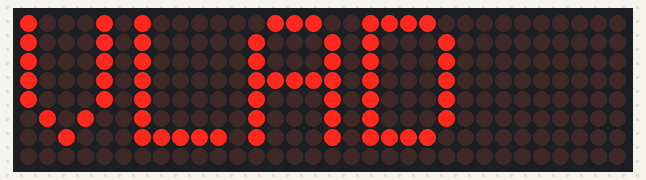
The sketch below on a simulated Arduino Uno, built with avr-gcc and run on an emulated ATmega328P. Parts: 32×8 LED matrix.

Above: at 0.1 s.
At 2.1 s:
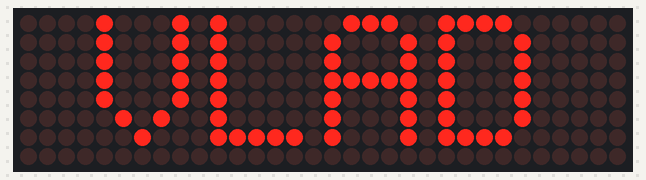
At 4.1 s:
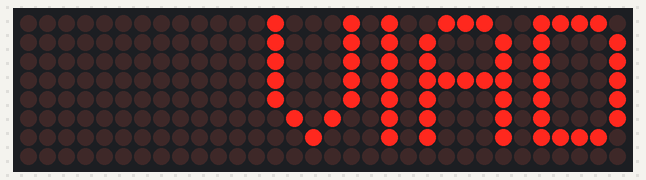
At 6.1 s:
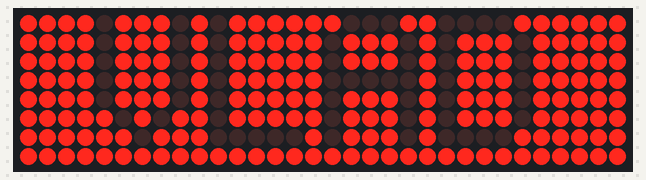

Measured:
- by itself, everything shown: repeats every 10.0 s, in 4 steps
- what the display in image 1 shows lasts 2.0 s, from 2.0 s to 4.0 s
- what the display in image 3 shows lasts 4.0 s, from 6.0 s to 10.0 s

The sketch:

sketch_may17d.ino
```cpp
#include <MD_Parola.h>
#include <MD_MAX72xx.h>
#include <SPI.h>

// Uncomment according to your hardware type
#define HARDWARE_TYPE MD_MAX72XX::FC16_HW
//#define HARDWARE_TYPE MD_MAX72XX::GENERIC_HW

// Defining size, and output pins
#define MAX_DEVICES 4
#define CS_PIN 5

MD_Parola Display = MD_Parola(HARDWARE_TYPE, CS_PIN, MAX_DEVICES);

void setup() {

  Display.begin();
  Display.setIntensity(0);
  Display.displayClear();
}

void loop() {
  Display.setTextAlignment(PA_LEFT);
  Display.print("VLAD");
  delay(2000);

  Display.setTextAlignment(PA_CENTER);
  Display.print("VLAD");
  delay(2000);

  Display.setTextAlignment(PA_RIGHT);
  Display.print("VlAD");
  delay(2000);

  Display.setTextAlignment(PA_CENTER);
  Display.setInvert(true);
  Display.print("VLAD");
  delay(2000);

  Display.setInvert(false);
  delay(2000);
}
```
